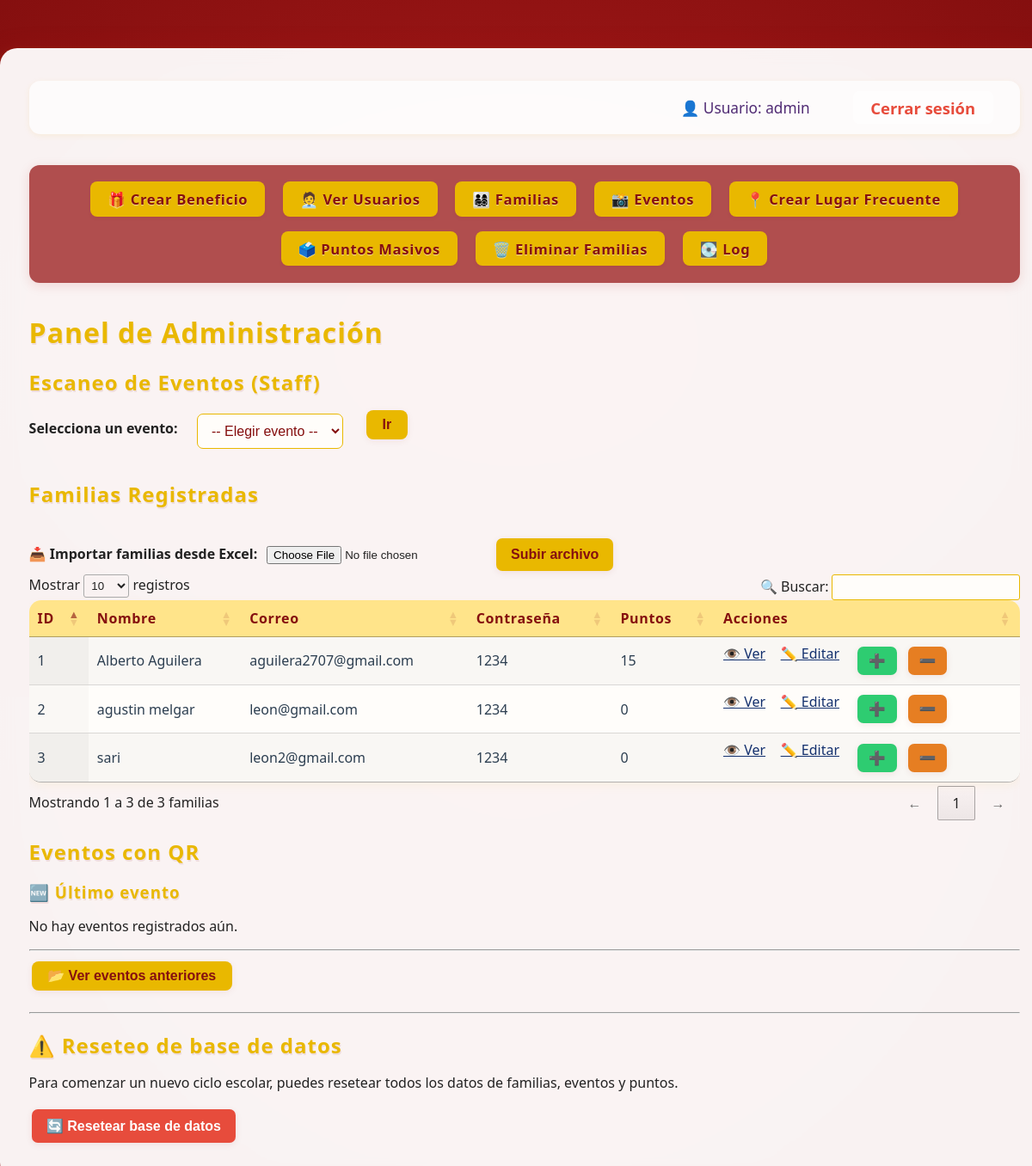
Page /admin (signed in) on the earlier database version.
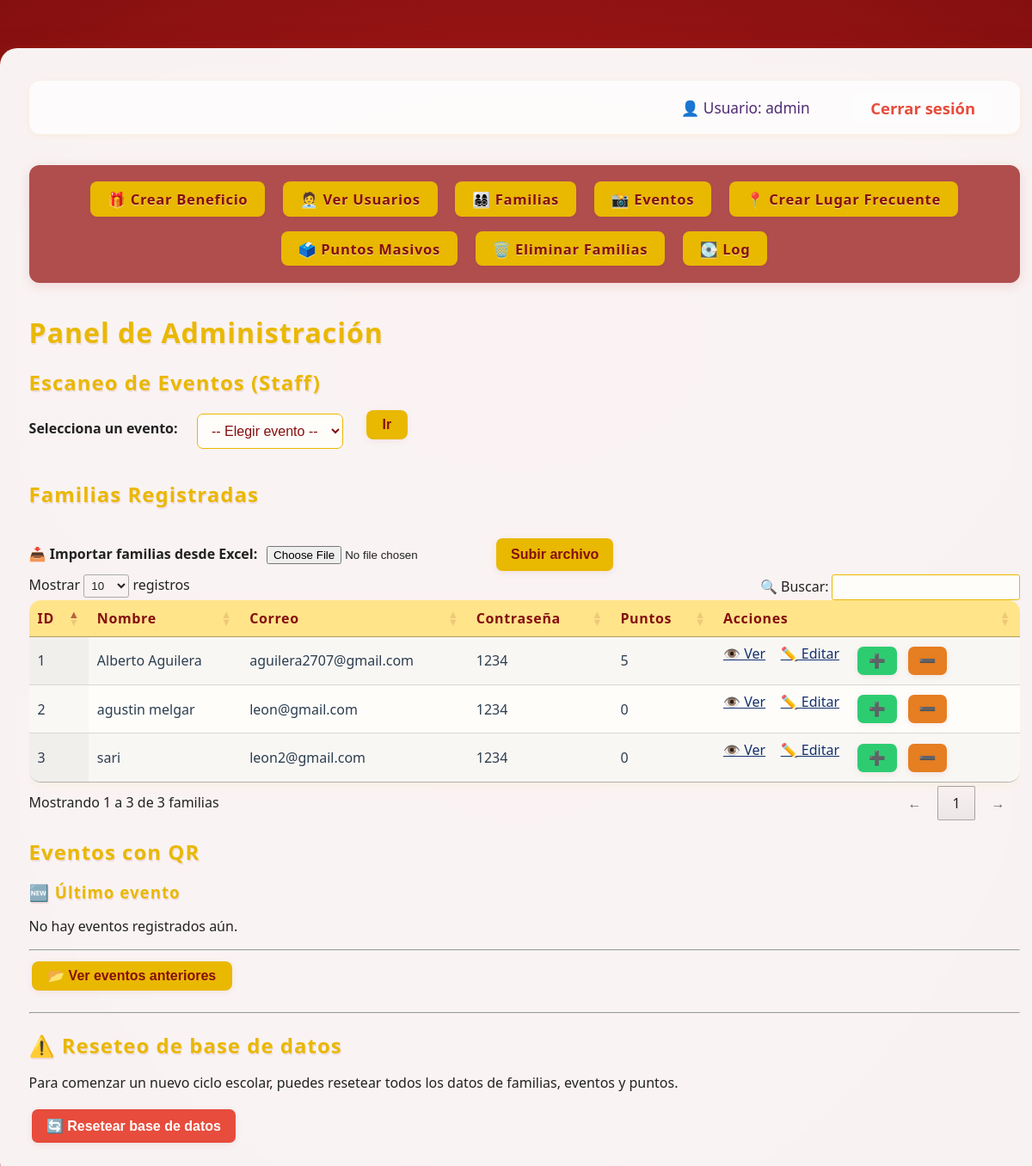
Same page on the later database version.
### app/models.py (models this page shows, shortened)
class Familia(db.Model):
    id = db.Column(db.Integer, primary_key=True)
    nombre = db.Column(db.String(100), nullable=False)
    correo = db.Column(db.String(100), unique=True, nullable=False)
    password = db.Column(db.String(100), nullable=False)
    puntos = db.Column(db.Integer, default=0)

### app/routes.py (the view)
@app.route("/admin")
@login_requerido_admin
def panel_admin():
    rol = session.get('rol')
    print(f"[DEBUG] Rol en sesión: {rol}")
    if "admin_id" not in session:
        return redirect(url_for("login"))
    eventos = EventoQR.query.order_by(EventoQR.id.desc()).all()
    familias = Familia.query.all()
    ultimo_evento = eventos[0] if eventos else None
    otros_eventos = eventos[1:] if len(eventos) > 1 else []
    return render_template(
        "admin.html",
        eventos=eventos,
        familias=familias,
        ultimo_evento=ultimo_evento,
        otros_eventos=otros_eventos,
        rol=rol  # IMPORTANTE: pasar el rol
    )

### app/__init__.py (called while the page is built)
@app.before_request
def mantener_sesion_activa():
    session.permanent = True

### app/routes.py (called while the page is built, shortened)
def login_requerido_admin(f):
    @wraps(f)
    def decorada(*args, **kwargs):
        if "admin_id" not in session:
            return redirect(url_for("login"))
        return f(*args, **kwargs)
    return decorada

@app.before_request
def refrescar_timeout():
    if "admin_id" in session:
        now = datetime.utcnow()
        last = session.get("last_activity", now)
        if hasattr(last, "tzinfo") and last.tzinfo is not None:
            last = last.astimezone(timezone.utc).replace(tzinfo=None)
        session["last_activity"] = now

### app/templates/admin.html (shortened to what the changed rows need)
<!DOCTYPE html>
<html lang="es">
<head>
    <link rel="stylesheet" href="{{ url_for('static', filename='css/admin.css') }}" />
    <link rel="stylesheet" href="https://cdn.datatables.net/1.13.6/css/jquery.dataTables.min.css" />
</head>
<body>
    <div class="admin-contenedor">
        <h1>Panel de Administración</h1>
        <h2>Escaneo de Eventos (Staff)</h2>
    {% if rol in ['admin', 'supervisor'] %}
        <h2>Familias Registradas</h2>
        <div class="table-responsive">
            <table id="tabla-familias" class="display">
                <thead>
                    <tr>
                        <th>ID</th>
                        <th>Nombre</th>
                        <th>Correo</th>
                        <th>Contraseña</th>
                        <th>Puntos</th>
                        <th>Acciones</th>
                    </tr>
                </thead>
                <tbody>
                    {% for f in familias %}
                    <tr>
                        <td>{{ f.id }}</td>
                        <td>{{ f.nombre }}</td>
                        <td>{{ f.correo }}</td>
                        <td>{{ f.password }}</td>
                        <td>{{ f.puntos }}</td>
                        <td class="acciones">
                            <a href="{{ url_for('ver_familia', familia_id=f.id) }}">👁️ Ver</a>
                            <a href="{{ url_for('editar_familia', familia_id=f.id) }}">✏️ Editar</a>
                            {% if rol == 'admin' %}
                                <button onclick="sumar({{ f.id }})" class="sumar" title="Sumar puntos">➕</button>
                            {% endif %}
                            <button onclick="canjear({{ f.id }})" class="canjear" title="Canjear puntos">➖</button>
                        </td>
                    </tr>
                    {% endfor %}
                </tbody>
            </table>
        </div>
    {% endif %}
    {% if rol == 'admin' %}
        <h2>Eventos con QR</h2>
        <h2>⚠️ Reseteo de base de datos</h2>
    {% endif %}
    </div>
</body>
</html>

Differences in the rows shown:
changed Familia "Alberto Aguilera": puntos "15" → "5"
